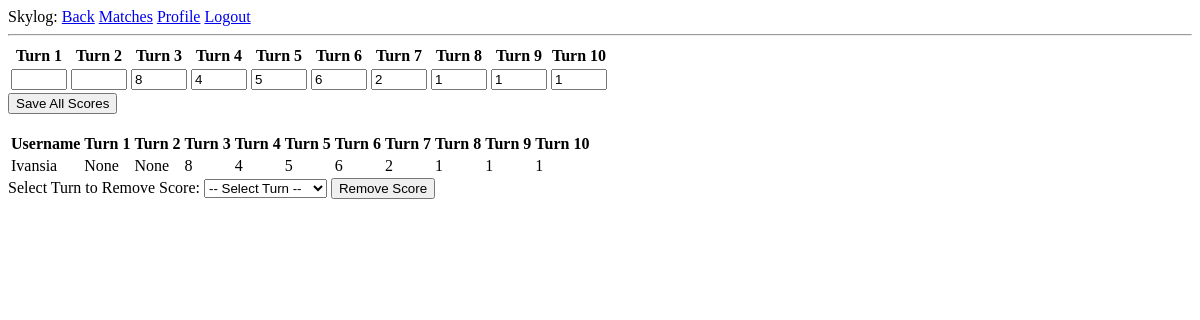
The app's page /match/1 (signed in), older data.
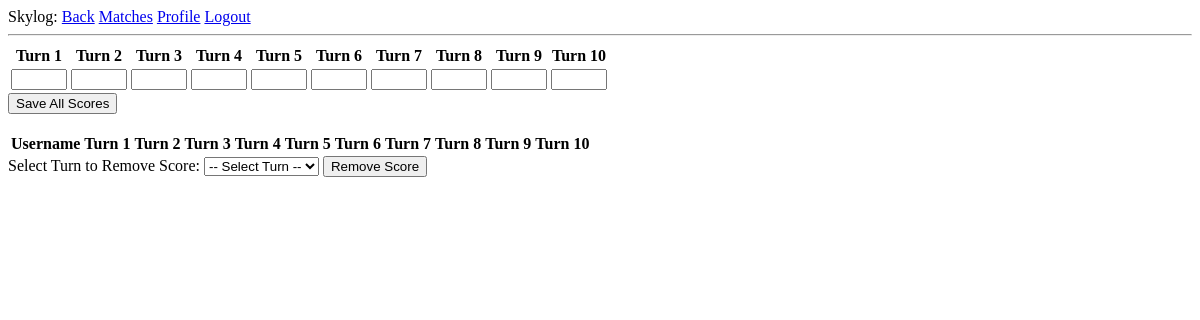
The same page, newer data.
### app/models.py (models this page shows, shortened)
class User(UserMixin, db.Model):
    id: so.Mapped[int] = so.mapped_column(primary_key=True)
    username: so.Mapped[str] = so.mapped_column(sa.String(64), index=True, unique=True)
    email: so.Mapped[str] = so.mapped_column(sa.String(120), index=True)
    forename: so.Mapped[str] = so.mapped_column(sa.String(64))
    surname: so.Mapped[str] = so.mapped_column(sa.String(64))
    password_hash: so.Mapped[Optional[str]] = so.mapped_column(sa.String(256))
    last_seen: so.Mapped[Optional[datetime]] = so.mapped_column(
        default=lambda: datetime.now(timezone.utc)
    )
    user_scores: so.Mapped["Score"] = so.relationship("Score", back_populates="user")
    matches: so.Mapped["Match"] = so.relationship(
        "Match",
        secondary="score",
        back_populates="users",
    )

### app/routes.py (the view, shortened to what this page needs)
@app.route("/match/<int:id>", methods=["GET", "POST"])
def match(id):
    def get_form_field(form, name):
        return getattr(form, name)
    match = Match.query.get_or_404(id)
    existing_scores = {
        score.turn_number: score
        for score in Score.query.filter_by(
            match_id=match.id, user_id=current_user.id
        ).all()
    }
    form = EditScoresForm()
    for turn, score_obj in existing_scores.items():
        getattr(form, f"turn_{turn}").data = score_obj.score
    usernames = {
        username[0]: User.query.filter_by(username=username[0]).first().id
        for username in db.session.query(User.username)
        .join(Score, Score.user_id == User.id)
        .filter(Score.match_id == match.id)
        .all()
    }
    scores = {
        username: [
            score
            for score in Score.query.filter_by(
                match_id=match.id, user_id=usernames.get(username)
            )
            .order_by(Score.turn_number.asc())
            .all()
        ]
        for username in usernames
    }
    turns = {}
    for username in scores:
        turns[username] = []
        turn_numbers = [
            scores[username][i].turn_number for i in range(0, len(scores[username]))
        ]
        temp_scores = [
            scores[username][i].score for i in range(0, len(scores[username]))
        ]
        offset = 1
        for turn in range(1, 11):
            print(turn, turn - offset, turn_numbers[turn - offset])
            if turn == turn_numbers[turn - offset]:
                turns[username].append(temp_scores[turn - offset])
                print(f"score: {temp_scores[turn - offset]}")
            else:
                turns[username].append("None")
                offset += 1
    print(turns)
    return render_template(
        "match.html",
        id=id,
        form=form,
        turns=turns,
        scores=scores,
        usernames=usernames,
        get_form_field=get_form_field,
    )

### app/forms.py
class EditScoresForm(FlaskForm):
    turn_1 = IntegerField("Turn 1", validators=[Optional(), NumberRange(min=0, max=27)])
    turn_2 = IntegerField("Turn 2", validators=[Optional(), NumberRange(min=0, max=27)])
    turn_3 = IntegerField("Turn 3", validators=[Optional(), NumberRange(min=0, max=27)])
    turn_4 = IntegerField("Turn 4", validators=[Optional(), NumberRange(min=0, max=27)])
    turn_5 = IntegerField("Turn 5", validators=[Optional(), NumberRange(min=0, max=27)])
    turn_6 = IntegerField("Turn 6", validators=[Optional(), NumberRange(min=0, max=27)])
    turn_7 = IntegerField("Turn 7", validators=[Optional(), NumberRange(min=0, max=27)])
    turn_8 = IntegerField("Turn 8", validators=[Optional(), NumberRange(min=0, max=27)])
    turn_9 = IntegerField("Turn 9", validators=[Optional(), NumberRange(min=0, max=27)])
    turn_10 = IntegerField(
        "Turn 10", validators=[Optional(), NumberRange(min=0, max=27)]
    )
    submit = SubmitField("Save All Scores")

### app/models.py (called while the page is built)
@login.user_loader
def load_user(id):
    return db.session.get(User, int(id))

### app/routes.py (called while the page is built)
@app.before_request
def before_request():
    if current_user.is_authenticated:
        current_user.last_seen = datetime.now(timezone.utc)
        db.session.commit()

### app/templates/match.html (shortened to what this page needs)
{% extends "base.html" %} {% block content %}
<form action="{{ url_for('match', id=id) }}" method="POST">
	<table>
		<thead>
			<tr>
				{% for i in range(1, 11) %}
				<th>Turn {{ i }}</th>
				{% endfor %}
			</tr>
		</thead>
		<tbody>
			<tr>
				{% for i in range(1, 11) %}
				<td>{{ get_form_field(form, 'turn_' ~ i)() }}</td>
				{% endfor %}
			</tr>
		</tbody>
	</table>
	{{ form.submit() }}
</form>
<br />
<form action="{{ url_for('remove_score', match_id=id) }}" method="POST">
    <table>
        <thead>
            <tr>
                <th>Username</th>
                {% for turn in range(1, 11) %}
                    <th>Turn {{ turn }}</th>
                {% endfor %}
            </tr>
        </thead>
        <tbody>
            {% for username in usernames %}
            <tr>
                <td>{{ username }}</td>
                {% for turn in turns[username] %}
                    <td>
                        {{ turn }}
                    </td>
                {% endfor %}
            </tr>
            {% endfor %}
        </tbody>
    </table>
    <label for="turn_to_remove">Select Turn to Remove Score:</label>
    <select name="turn_to_remove" id="turn_to_remove">
        <option value="">-- Select Turn --</option>
    </select>
    <button type="submit" class="btn btn-danger">Remove Score</button>
</form>
{% endblock %}

### app/templates/base.html (shortened to what this page needs)
<!DOCTYPE html>
<html lang="en">
	<head>
	</head>
	<body>
		<div>
			Skylog:
            <a href="javascript:history.back()">Back</a>
			{% if current_user.is_anonymous %}
			<a href="{{ url_for('login') }}">Login</a>
			{% else %}
            <a href="{{ url_for('matches') }}">Matches</a>
			<a href="{{ url_for('user', username=current_user.username) }}">Profile</a>
			<a href="{{ url_for('logout') }}">Logout</a>
			{% endif %}
		</div>
		<hr />
        {% block content %}{% endblock %}
	</body>
</html>

Row changes from the older to the newer data that the page shows:
no longer on this page (row edited): User: username "Ivansia", username "None" "None" "8" "4" "5" "6" "2" "1" "1" "1"
Text that changed along with them:
form field turn_3: "8" → (not shown)
form field turn_4: "4" → (not shown)
form field turn_5: "5" → (not shown)
form field turn_6: "6" → (not shown)
form field turn_7: "2" → (not shown)
form field turn_8: "1" → (not shown)
form field turn_9: "1" → (not shown)
form field turn_10: "1" → (not shown)
